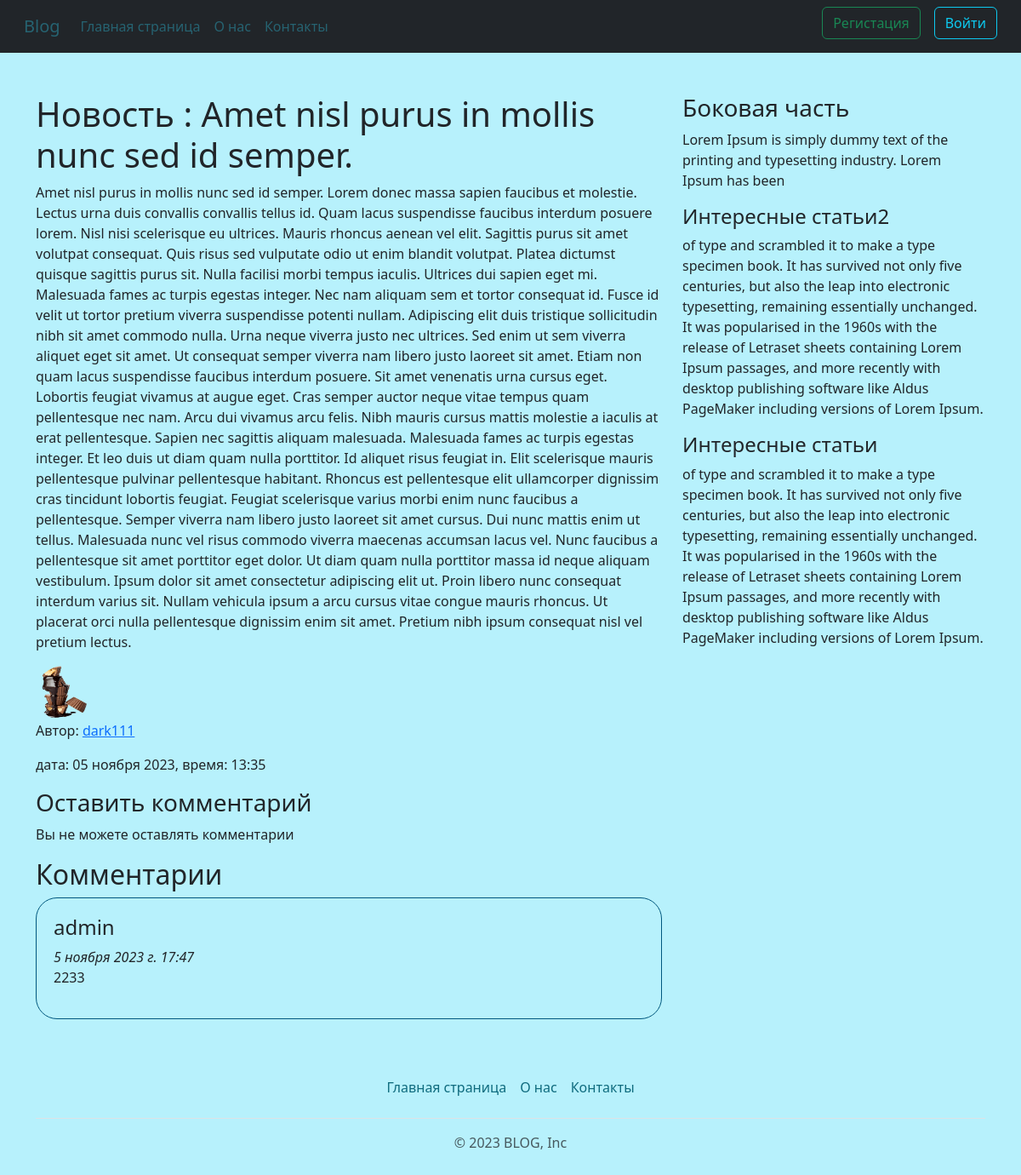
/news/6, run on the app's committed database.
### blog/models.py (models this page shows, shortened)
class News(models.Model):
    title = models.CharField('Название статьи',max_length=100, unique=True)
    text = models.TextField('Основной текст статьи')
    date = models.DateTimeField('Дата',default=timezone.now)
    avtor = models.ForeignKey(User,verbose_name='Автор', on_delete=models.CASCADE)
    views = models.IntegerField('Просмотры',default=1)
    def __str__(self):
        return f'Новость : {self.title}'
    class Meta:
        verbose_name = 'Новость',
        verbose_name_plural = 'Новости'

class Komment(models.Model):
    article = models.ForeignKey(News, verbose_name='Cтатья', on_delete=models.CASCADE)
    text = models.TextField('Текст комментария')
    date = models.DateTimeField('Дата', default=timezone.now)
    avtor = models.ForeignKey(User, verbose_name='Автор', on_delete=models.CASCADE)
    class Meta:
        verbose_name = 'Комментарий',
        verbose_name_plural = 'Комментарии'

### users/models.py (models this page shows, shortened)
class Profiles(models.Model):
    user = models.OneToOneField(User, on_delete=models.CASCADE)
    img = models.ImageField('Фото пользователя', default='7065729.png', upload_to='user_img')
    class Meta:
        verbose_name = 'Профайл',
        verbose_name_plural = 'Профайлы'

### blog/views.py (the view, shortened to what this page needs)
# urls.py: path('news/<int:pk>', views.NewsDetaliView.as_view(), name='news-detail'),
class NewsDetaliView(DetailView, CreateView):
    model = News
    context_object_name = 'post'
    template_name = 'blog/news-detail.html'
    form_class = CommentForm
    def post(self, request, *args, **kwargs):
        form = self.get_form()
        if form.is_valid():
            self.text=form.cleaned_data.get('comment')
            return self.form_valid(form)
        else:
            return self.form_invalid(form)
    def get_context_data(self, **kwargs):
        ctx = super(NewsDetaliView, self).get_context_data(**kwargs)
        ctx['title'] = News.objects.get(pk=self.kwargs['pk'])
        ctx['comments'] = Komment.objects.filter(article=self.object).order_by('-date')
        return ctx

### blog/templates/blog/news-detail.html (shortened to what this page needs)
{% extends 'blog/base.html' %}
{% block content %}
<h1>{{ title }}</h1>
<p>{{ post.text }}</p>
<div class="row">
    <div>
        <img src="{{ post.avtor.profiles.img.url }}" alt="{{ post.avtor }}" class="user_imeg">
    </div>
</div>
 <p>Автор: <a href="{% url 'user-news' post.avtor %}"> {{ post.avtor }} </a></p>
    <p> дата: {{ post.date|date:'d E Y, время: H:i' }}</p>
<div>
    <h3>Оставить комментарий</h3>
        {% if not user.is_authenticated %}
            <p>Вы не можете оставлять комментарии</p>
        {% else %}
            <form id="commentForm" action="{% url 'news-detail' object.id %}" method="post">
            {% csrf_token %}
            {{ form.as_p }}
            <button class="btn btn-outline-success" type="submit">Отправить комментарий</button>
            </form>
        {% endif %}
</div>
<div id="comments"  class="comments">
<h2>Комментарии</h2>
         {% for comment in comments %}
            <div class="comm">
             <h4>{{ comment.avtor }}</h4><i>{{ comment.date }}</i>
             <p>{{ comment.text }}</p>
            </div>
         {% endfor %}
</div>
{% endblock %}
{% block aside_block %}
<h4 class="mt-2">Интересные статьи2</h4>
<p>of type and scrambled it to make a type specimen book. It has survived not only five centuries,
    but also the leap into electronic typesetting, remaining essentially unchanged. It was popularised
    in the 1960s with the release of Letraset sheets containing Lorem Ipsum passages, and more recently
    with desktop publishing software like Aldus PageMaker including versions of Lorem Ipsum.</p>
<h4 class="mt-2">Интересные статьи</h4>
<p>of type and scrambled it to make a type specimen book. It has survived not only five centuries,
    but also the leap into electronic typesetting, remaining essentially unchanged. It was popularised
    in the 1960s with the release of Letraset sheets containing Lorem Ipsum passages, and more recently
    with desktop publishing software like Aldus PageMaker including versions of Lorem Ipsum.</p>
{% endblock %}

### blog/static/blog/main.css (style rules this page uses)
body { background-color: #31d8f959!important; }
.user_imeg { height:64px; width:65px; border-radius:50%; margin-height:10px; }
.comm { border:1px solid #00577e; border-radius:25px; padding: 20px; margin-bottom: 20px; }

### data on the page
News: title "Новость : Amet nisl purus in mollis nunc sed id semper.", text "Amet nisl purus in mollis nunc sed id semper. Lorem donec massa sapien faucibus et molestie. Lectus urna duis convallis convallis tellus id. Quam lacus suspendisse faucibus interdum posuere lorem. Nisl nisi scelerisque eu ultrices. Mauris rhoncus aenean vel elit. Sagittis purus sit amet volutpat consequat. Quis risus sed vulputate odio ut enim blandit volutpat. Platea dictumst quisque sagittis purus sit. Nulla facilisi morbi tempus iaculis. Ultrices dui sapien eget mi. Malesuada fames ac turpis egestas integer. Nec nam aliquam sem et tortor consequat id. Fusce id velit ut tortor pretium viverra suspendisse potenti nullam. Adipiscing elit duis tristique sollicitudin nibh sit amet commodo…", avtor.profiles.img (picture), avtor "dark111", date "05 ноября 2023, время: 13:35"
Komment: avtor "admin", date "5 ноября 2023 г. 17:47", text "2233"
